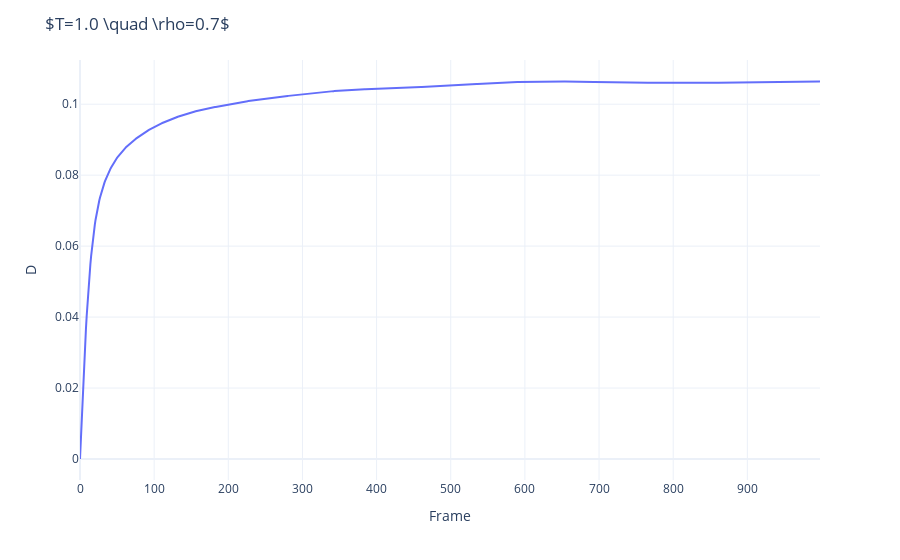

The code cell stored with this chart in its notebook:
### Code cell
fig = px.line(x=np.arange(0, frames, 1),y=d_es_10,labels={'x':'Frame', 'y':'D'})
fig.update_layout(template='plotly_white',title=r'$T=1.0 \quad \rho=0.7$')
fig.show()

### Figure 1 — Plotly figure (JSON) as saved in the notebook; plotly's stock layout.template omitted (floating-point values rounded to 4 significant figures; data arrays with more than 128 entries replaced by an {"elided": "..."} marker saying what was removed)
{"data": [{"hoverlabel": {"namelength": 0}, "hovertemplate": "Frame=%{x}<br>D=%{y}", "legendgroup": "", "line": {"color": "#636efa", "dash": "solid"}, "mode": "lines", "name": "", "showlegend": false, "type": "scatter", "x": {"elided": "999 int values"}, "xaxis": "x", "y": {"elided": "999 float values"}, "yaxis": "y"}], "layout": {"legend": {"tracegroupgap": 0}, "margin": {"t": 60}, "title": {"text": "$T=1.0 \\quad \\rho=0.7$"}, "xaxis": {"anchor": "y", "domain": [0, 1], "title": {"text": "Frame"}}, "yaxis": {"anchor": "x", "domain": [0, 1], "title": {"text": "D"}}}}
